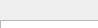
   <widget class="QWidget" name="page_6">
    <property name="geometry">
     <rect>
      <x>0</x>
      <y>0</y>
      <width>98</width>
      <height>28</height>
     </rect>
    </property>
    <attribute name="label">
     <string>Application Output</string>
    </attribute>
    <widget class="QPlainTextEdit" name="plainTextEdit">
     <property name="geometry">
      <rect>
       <x>0</x>
       <y>20</y>
       <width>391</width>
       <height>441</height>
      </rect>
     </property>
    </widget>
    <widget class="QWidget" name="layoutWidget">
     <property name="geometry">
      <rect>
       <x>0</x>
       <y>470</y>
       <width>395</width>
       <height>41</height>
      </rect>
     </property>
     <layout class="QGridLayout" name="gridLayout_25">
      <item row="0" column="3">
       <widget class="QPushButton" name="pushButton_12">
        <property name="text">
         <string>Clean Message</string>
        </property>
       </widget>
      </item>
      <item row="0" column="1">
       <widget class="QPushButton" name="pushButton_read_group">
        <property name="text">
         <string>Set path</string>
        </property>
       </widget>
      </item>
      <item row="0" column="2">
       <widget class="QPushButton" name="pushButton_start_group">
        <property name="text">
         <string>Start</string>
        </property>
       </widget>
      </item>
      <item row="0" column="0">
       <widget class="QPushButton" name="pushButton_initialize">
        <property name="text">
         <string>Initialize</string>
        </property>
       </widget>
      </item>
     </layout>
    </widget>
   </widget>
